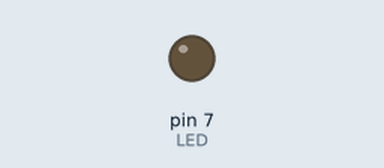
Simulated run of this sketch. Board: Arduino Uno, built with avr-gcc and run on an emulated ATmega328P. Parts: output pins drawn as LEDs (lit = HIGH).

Above: at 0.05 s.
At 0.25 s:
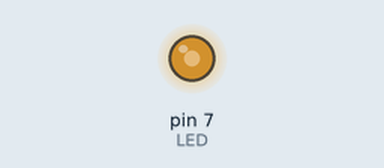
At 0.45 s:
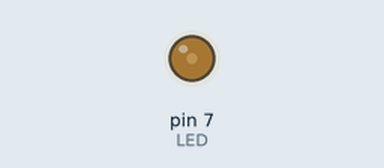
At 1.0 s:
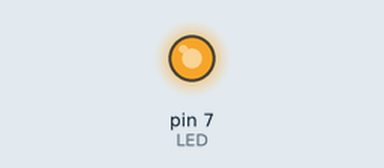
Timing chart, 0 to 3.0 s (numbered marks = the images above):
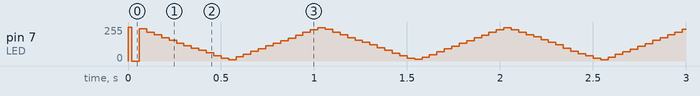

The sketch:

06C17.ino
```cpp
int LED = 7;

unsigned long pwmPeriod = 10000;
int pwmDuty = 0;

void set_period(int period) {
    pwmPeriod = period;
}

void set_duty(int duty) {
    pwmDuty = duty;
}

void PWM() {
    unsigned long onTime = pwmPeriod * pwmDuty / 100;
    unsigned long offTime = pwmPeriod - onTime;

    if (onTime > 0) {
        digitalWrite(LED, LOW);
        delayMicroseconds(onTime);
    }

    if (offTime > 0) {
        digitalWrite(LED, HIGH);
        delayMicroseconds(offTime);
    }
}

void setup() {
    pinMode(LED, OUTPUT);
    digitalWrite(LED, HIGH);

    set_period(10000);
}

void loop() {
    static unsigned long startTime = millis();

    unsigned long elapsed = (millis() - startTime) % 1000;

    int duty;


    if (elapsed < 500) {
        duty = elapsed * 100 / 500;
    }


    else {
        duty = (1000 - elapsed) * 100 / 500;
    }

    set_duty(duty);

    PWM();
}
```
